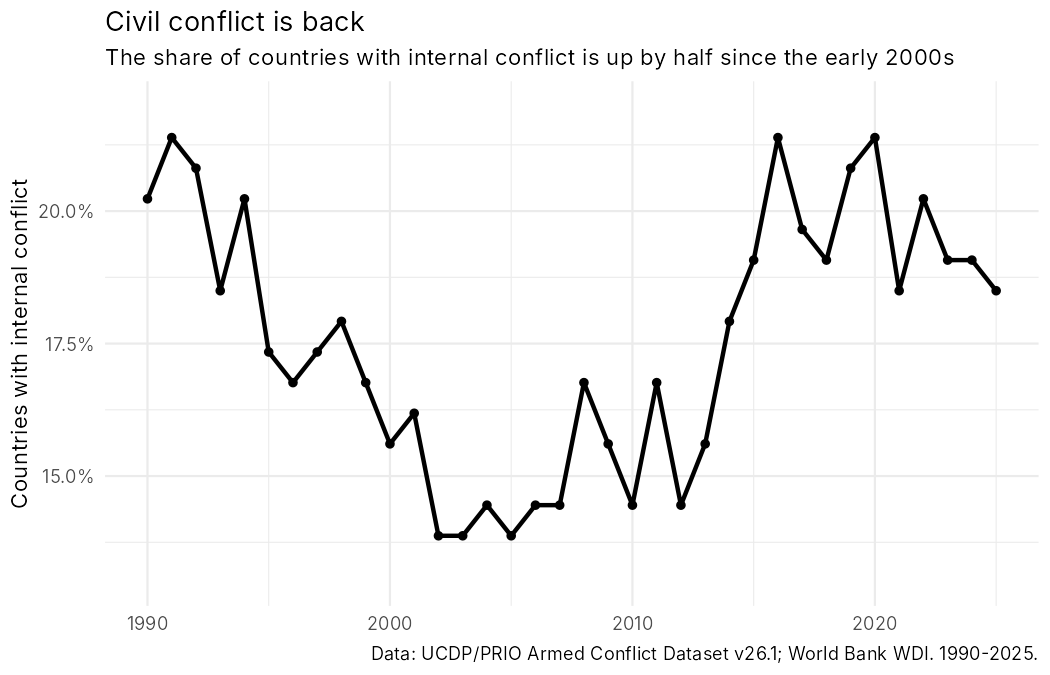

Source code (R):
# Figure 5
library(dplyr)
library(ggplot2)

d <- read.csv("data/lab2_full_table.csv")

# Share of countries with an internal conflict, each year
by_year <- d %>%
  group_by(year) %>%
  summarise(share_conflict = mean(conflict))
by_year

ggplot(by_year, aes(x = year, y = share_conflict)) +
  geom_line(linewidth = 1) +
  geom_point() +
  coord_cartesian(ylim = c(0.13, 0.22)) +
  scale_y_continuous(labels = scales::percent) +
  labs(title = "Civil conflict is back",
       subtitle = "The share of countries with internal conflict is up by half since the early 2000s",
       x = NULL,
       y = "Countries with internal conflict",
       caption = "Data: UCDP/PRIO Armed Conflict Dataset v26.1; World Bank WDI. 1990-2025.") +
  theme_minimal()

ggsave("figure_5.png", width = 7, height = 4.5, dpi = 150, bg = "white")
